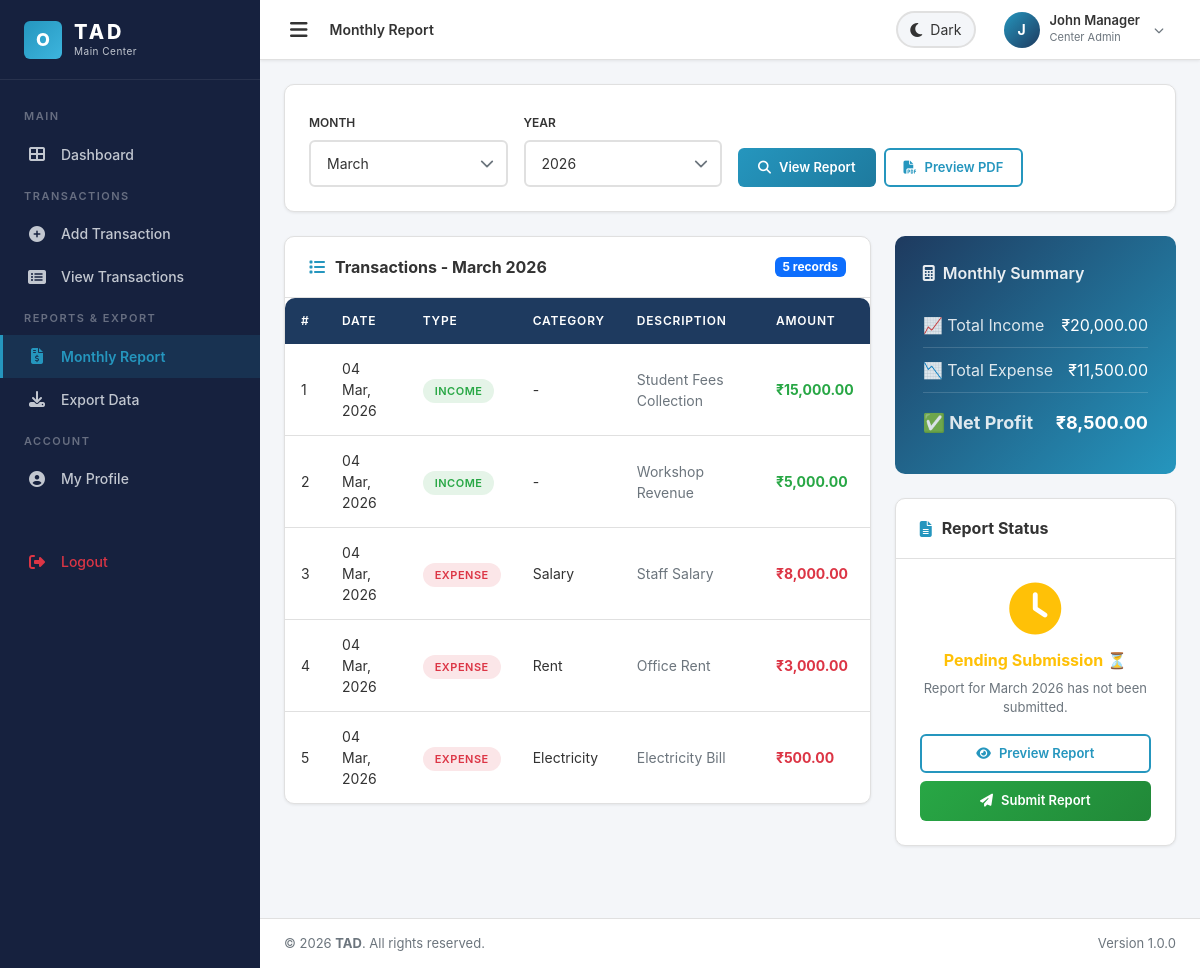
The page /center/monthly_report.php (signed in) on the database its author committed.
### tables this page shows
CREATE TABLE `centers` (
    `id` INT AUTO_INCREMENT PRIMARY KEY,
    `center_name` VARCHAR(255) NOT NULL,
    `location` VARCHAR(255) NOT NULL,
    `created_at` TIMESTAMP DEFAULT CURRENT_TIMESTAMP
);

CREATE TABLE `transactions` (
    `id` INT AUTO_INCREMENT PRIMARY KEY,
    `center_id` INT NOT NULL,
    `type` ENUM('income', 'expense') NOT NULL,
    `category` VARCHAR(100) DEFAULT NULL,
    `description` VARCHAR(500) DEFAULT NULL,
    `amount` DECIMAL(12,2) NOT NULL,
    `date` DATE NOT NULL,
    `month` INT NOT NULL,
    `year` INT NOT NULL,
    `created_by` INT DEFAULT NULL,
    `created_at` TIMESTAMP DEFAULT CURRENT_TIMESTAMP,
    FOREIGN KEY (`center_id`) REFERENCES `centers`(`id`) ON DELETE CASCADE,
    FOREIGN KEY (`created_by`) REFERENCES `users`(`id`) ON DELETE SET NULL,
    INDEX `idx_center_month_year` (`center_id`, `month`, `year`),
    INDEX `idx_type` (`type`)
);

### center/monthly_report.php (the view, shortened to what the rows shown need)
<?php
$conn = getDBConnection();
$centerId = $_SESSION['center_id'];
$selMonth = isset($_GET['month']) ? (int)$_GET['month'] : (int)date('n');
$selYear = isset($_GET['year']) ? (int)$_GET['year'] : (int)date('Y');
$stmt = $conn->prepare("SELECT * FROM transactions WHERE center_id = ? AND month = ? AND year = ? ORDER BY date ASC");
$stmt->bind_param("iii", $centerId, $selMonth, $selYear);
$stmt->execute();
$transactions = $stmt->get_result();
include __DIR__ . '/../includes/header.php';
?>
<div class="row g-4 mb-4">
    <div class="col-xl-8">
        <div class="card-custom">
            <div class="card-custom-body p-0">
                <div class="table-responsive">
                    <table class="table-custom">
                        <thead>
                            <tr>
                                <th>#</th>
                                <th>Date</th>
                                <th>Type</th>
                                <th>Category</th>
                                <th>Description</th>
                                <th>Amount</th>
                            </tr>
                        </thead>
                        <tbody>
                            <?php $sr = 1; while ($t = $transactions->fetch_assoc()): ?>
                            <tr>
                                <td><?php echo $sr++; ?></td>
                                <td><?php echo formatDate($t['date']); ?></td>
                                <td>
                                    <span class="badge-type <?php echo $t['type'] === 'income' ? 'badge-income' : 'badge-expense'; ?>">
                                        <?php echo ucfirst($t['type']); ?>
                                    </span>
                                </td>
                                <td><?php echo $t['category'] ? sanitize($t['category']) : '-'; ?></td>
                                <td class="text-muted-custom"><?php echo $t['description'] ? sanitize($t['description']) : '-'; ?></td>
                                <td class="fw-700 <?php echo $t['type'] === 'income' ? 'text-success-custom' : 'text-danger-custom'; ?>">
                                    <?php echo formatCurrency($t['amount']); ?>
                                </td>
                            </tr>
                            <?php endwhile; ?>
                        </tbody>
                    </table>
                </div>
            </div>
        </div>
    </div>
</div>
<?php include __DIR__ . '/../includes/footer.php'; ?>

### includes/sidebar.php (shortened to what the rows shown need)
<?php
$centerName = '';
if (isCenterAdmin() && isset($_SESSION['center_id'])) {
    $centerName = getCenterName($_SESSION['center_id']);
}
?>
<aside class="sidebar">
    <div class="sidebar-brand">
        <div>
            <h2><?php echo APP_NAME; ?></h2>
            <small><?php echo isSuperAdmin() ? 'Super Admin' : sanitize($centerName); ?></small>
        </div>
    </div>
</aside>

### rows shown on the page
centers: center_name "Main Center"
transactions: date "04 Mar, 2026", type "INCOME", description "Student Fees Collection", amount "₹15,000.00"
transactions: date "04 Mar, 2026", type "INCOME", description "Workshop Revenue", amount "₹5,000.00"
transactions: date "04 Mar, 2026", type "EXPENSE", category "Salary", description "Staff Salary", amount "₹8,000.00"
transactions: date "04 Mar, 2026", type "EXPENSE", category "Rent", description "Office Rent", amount "₹3,000.00"
transactions: date "04 Mar, 2026", type "EXPENSE", category "Electricity", description "Electricity Bill", amount "₹500.00"

### other values the page prints
APP_NAME "TAD"
$pageTitle "Monthly Report"
substr($_SESSION['user_name'] ?? 'U', 0, 1) "J"
$_SESSION['user_name'] "John Manager"
getMonthName($selMonth) "March"
$selYear "2026"
$transactions->num_rows "5"
formatCurrency($totals['income']) "₹20,000.00"
formatCurrency($totals['expense']) "₹11,500.00"
formatCurrency(abs($totals['profit'])) "₹8,500.00"
APP_VERSION "1.0.0"
form field month "March"
form field year "2026"
